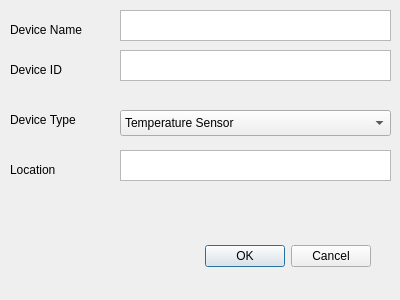
<?xml version="1.0" encoding="UTF-8"?>
<ui version="4.0">
 <class>addDeviceDialog</class>
 <widget class="QDialog" name="addDeviceDialog">
  <property name="geometry">
   <rect>
    <x>0</x>
    <y>0</y>
    <width>400</width>
    <height>300</height>
   </rect>
  </property>
  <property name="windowTitle">
   <string>Add New Device</string>
  </property>
  <widget class="QDialogButtonBox" name="buttonBox">
   <property name="geometry">
    <rect>
     <x>30</x>
     <y>240</y>
     <width>341</width>
     <height>32</height>
    </rect>
   </property>
   <property name="orientation">
    <enum>Qt::Orientation::Horizontal</enum>
   </property>
   <property name="standardButtons">
    <set>QDialogButtonBox::StandardButton::Cancel|QDialogButtonBox::StandardButton::Ok</set>
   </property>
  </widget>
  <widget class="QLabel" name="label">
   <property name="geometry">
    <rect>
     <x>10</x>
     <y>20</y>
     <width>141</width>
     <height>20</height>
    </rect>
   </property>
   <property name="text">
    <string>Device Name</string>
   </property>
  </widget>
  <widget class="QLabel" name="label_2">
   <property name="geometry">
    <rect>
     <x>10</x>
     <y>60</y>
     <width>91</width>
     <height>20</height>
    </rect>
   </property>
   <property name="text">
    <string>Device ID</string>
   </property>
  </widget>
  <widget class="QLabel" name="label_3">
   <property name="geometry">
    <rect>
     <x>10</x>
     <y>110</y>
     <width>101</width>
     <height>20</height>
    </rect>
   </property>
   <property name="text">
    <string>Device Type</string>
   </property>
  </widget>
  <widget class="QLabel" name="label_4">
   <property name="geometry">
    <rect>
     <x>10</x>
     <y>160</y>
     <width>91</width>
     <height>20</height>
    </rect>
   </property>
   <property name="text">
    <string>Location</string>
   </property>
  </widget>
  <widget class="QTextEdit" name="txtDeviceName">
   <property name="geometry">
    <rect>
     <x>120</x>
     <y>10</y>
     <width>271</width>
     <height>31</height>
    </rect>
   </property>
  </widget>
  <widget class="QTextEdit" name="txtDeviceId">
   <property name="geometry">
    <rect>
     <x>120</x>
     <y>50</y>
     <width>271</width>
     <height>31</height>
    </rect>
   </property>
  </widget>
  <widget class="QTextEdit" name="txtDeviceLocation">
   <property name="geometry">
    <rect>
     <x>120</x>
     <y>150</y>
     <width>271</width>
     <height>31</height>
    </rect>
   </property>
  </widget>
  <widget class="QComboBox" name="cbDeviceType">
   <property name="geometry">
    <rect>
     <x>120</x>
     <y>110</y>
     <width>271</width>
     <height>26</height>
    </rect>
   </property>
   <item>
    <property name="text">
     <string>Temperature Sensor</string>
    </property>
   </item>
   <item>
    <property name="text">
     <string>Pressure Sensor</string>
    </property>
   </item>
   <item>
    <property name="text">
     <string>Humidity Sensor</string>
    </property>
   </item>
   <item>
    <property name="text">
     <string>Light Switch</string>
    </property>
   </item>
  </widget>
 </widget>
 <resources/>
 <connections>
  <connection>
   <sender>buttonBox</sender>
   <signal>accepted()</signal>
   <receiver>addDeviceDialog</receiver>
   <slot>accept()</slot>
   <hints>
    <hint type="sourcelabel">
     <x>248</x>
     <y>254</y>
    </hint>
    <hint type="destinationlabel">
     <x>157</x>
     <y>274</y>
    </hint>
   </hints>
  </connection>
  <connection>
   <sender>buttonBox</sender>
   <signal>rejected()</signal>
   <receiver>addDeviceDialog</receiver>
   <slot>reject()</slot>
   <hints>
    <hint type="sourcelabel">
     <x>316</x>
     <y>260</y>
    </hint>
    <hint type="destinationlabel">
     <x>286</x>
     <y>274</y>
    </hint>
   </hints>
  </connection>
 </connections>
</ui>
